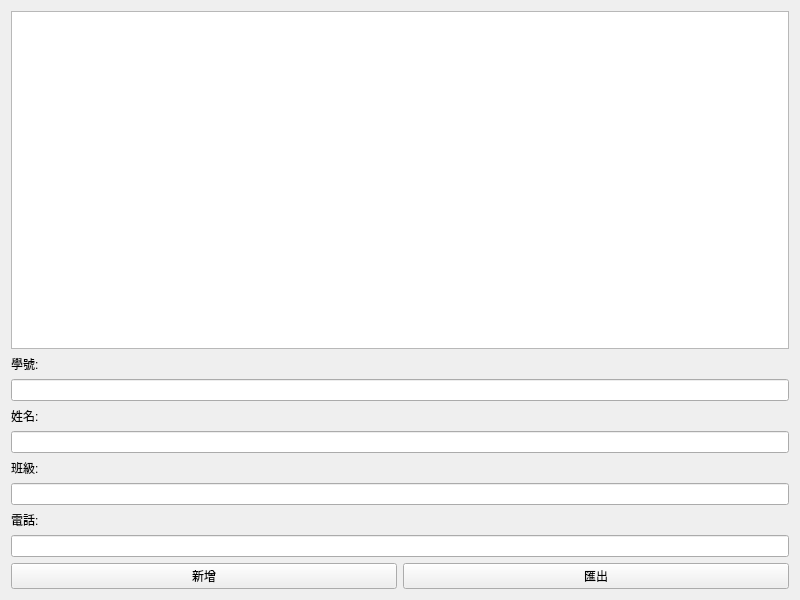
<?xml version="1.0" encoding="UTF-8"?>
<ui version="4.0">
 <class>Widget</class>
 <widget class="QWidget" name="Widget">
  <property name="geometry">
   <rect>
    <x>0</x>
    <y>0</y>
    <width>800</width>
    <height>600</height>
   </rect>
  </property>
  <property name="windowTitle">
   <string>Widget</string>
  </property>
  <layout class="QVBoxLayout" name="verticalLayout">
   <item>
    <widget class="QTableWidget" name="tableWidget"/>
   </item>
   <item>
    <layout class="QFormLayout" name="formLayout"/>
   </item>
   <item>
    <widget class="QLabel" name="label">
     <property name="text">
      <string>學號:</string>
     </property>
    </widget>
   </item>
   <item>
    <widget class="QLineEdit" name="lineEdit"/>
   </item>
   <item>
    <widget class="QLabel" name="label_3">
     <property name="text">
      <string>姓名:</string>
     </property>
    </widget>
   </item>
   <item>
    <widget class="QLineEdit" name="lineEdit_2"/>
   </item>
   <item>
    <widget class="QLabel" name="label_2">
     <property name="text">
      <string>班級:</string>
     </property>
    </widget>
   </item>
   <item>
    <widget class="QLineEdit" name="lineEdit_3"/>
   </item>
   <item>
    <widget class="QLabel" name="label_4">
     <property name="text">
      <string>電話:</string>
     </property>
    </widget>
   </item>
   <item>
    <widget class="QLineEdit" name="lineEdit_4"/>
   </item>
   <item>
    <layout class="QHBoxLayout" name="horizontalLayout">
     <item>
      <widget class="QPushButton" name="pushButton">
       <property name="text">
        <string>新增</string>
       </property>
      </widget>
     </item>
     <item>
      <widget class="QPushButton" name="pushButton_2">
       <property name="text">
        <string>匯出</string>
       </property>
      </widget>
     </item>
    </layout>
   </item>
  </layout>
 </widget>
 <resources/>
 <connections/>
</ui>
